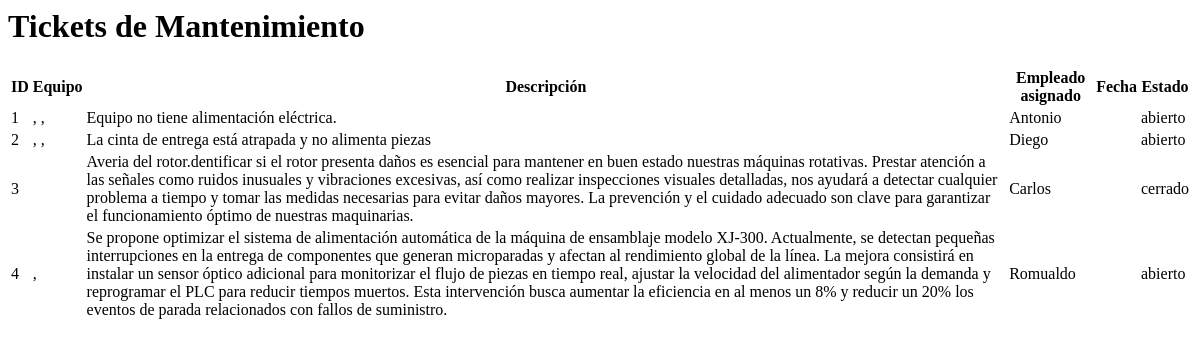
/Aerotech/tickets/, run on an earlier commit of the app's database.
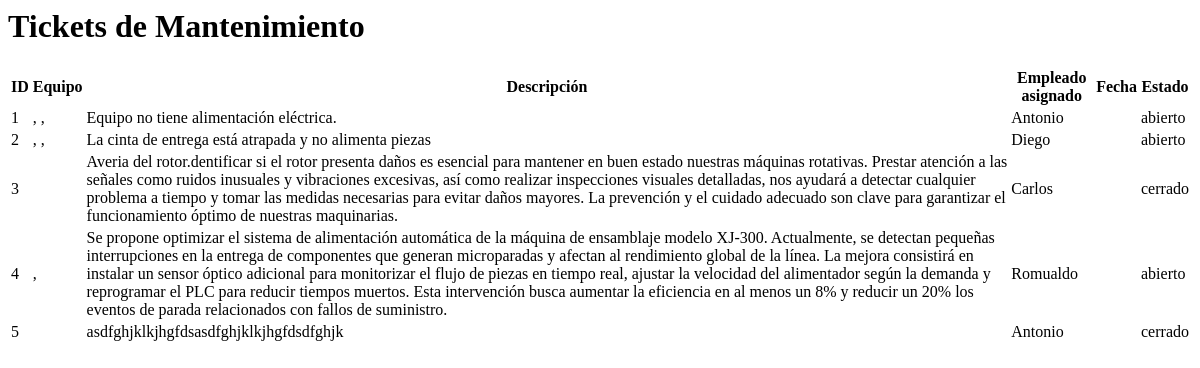
And on a later commit of the database.
### Aerotech/models.py (models this page shows, shortened)
class Ticket(models.Model):
    referencia = models.CharField(max_length=100, unique=True)
    titulo = models.CharField(max_length=200)
    descripcion = models.TextField()
    fecha_apertura = models.DateField(auto_now_add=True)
    fecha_resolucion = models.DateField(null=True, blank=True)
    urgencia = models.CharField(max_length=10, choices=[('alta', 'Alta'), ('media', 'Media'), ('baja', 'Baja')])
    tipo = models.CharField(max_length=15, choices=[('averia', 'Avería'), ('mejora', 'Mejora'), ('mantenimiento', 'Mantenimiento')])
    estado = models.CharField(max_length=10, choices=[('abierto', 'Abierto'), ('cerrado', 'Cerrado')])
    empleado = models.ForeignKey(Empleado, on_delete=models.SET_NULL, null=True)  # ONE TO MANY
    equipos = models.ManyToManyField(Equipo)

class Equipo(models.Model):
    numero_serie = models.CharField(max_length=100, unique=True)
    modelo = models.CharField(max_length=100)
    marca = models.CharField(max_length=100)
    tipo = models.CharField(max_length=100)
    fecha_adquisicion = models.DateField()
    fecha_puesta_marcha = models.DateField()
    proveedor_nombre = models.CharField(max_length=100)
    proveedor_telefono = models.CharField(max_length=15)
    planta = models.CharField(max_length=100)
    empleados = models.ManyToManyField(Empleado, related_name="equipos_asignados")

class Empleado(models.Model):
    dni = models.CharField(max_length=9, unique=True)
    nombre = models.CharField(max_length=100)
    apellidos = models.CharField(max_length=150)
    email = models.EmailField()
    telefono = models.CharField(max_length=15)

### Aerotech/views.py (the view)
# urls.py: path('tickets/', views.ListaTickets.as_view(), name='lista-tickets'),
class ListaTickets(ListView):
    model = Ticket
    template_name = 'lista_tickets.html'
    context_object_name = 'tickets'

### templates/lista_tickets.html
<h1>Tickets de Mantenimiento</h1>
<table>
    <thead>
        <tr>
            <th>ID</th>
            <th>Equipo</th>
            <th>Descripción</th>
            <th>Empleado asignado</th>
            <th>Fecha</th>
            <th>Estado</th>
        </tr>
    </thead>
    <tbody>
        {% for ticket in tickets %}
        <tr>
            <td>{{ ticket.id }}</td>
            <td>
                {% for equipo in ticket.equipos.all %}
                {{ equipo.nombre }}{% if not forloop.last %}, {% endif %}
                {% endfor %}
            </td>
            <td>{{ ticket.descripcion }}</td>
            <td>{{ ticket.empleado.nombre }}</td>
            <td>{{ ticket.fecha_creacion|date:"d M Y H:i" }}</td>
            <td>{{ ticket.estado }}</td>
        </tr>
        {% empty %}
        <tr>
            <td colspan="6">No hay tickets registrados.</td>
        </tr>
        {% endfor %}
    </tbody>
</table>

What changed in the data, as far as the page shows it:
added Ticket: id "5", descripcion "asdfghjklkjhgfdsasdfghjklkjhgfdsdfghjk", empleado.nombre "Antonio", estado "cerrado"
